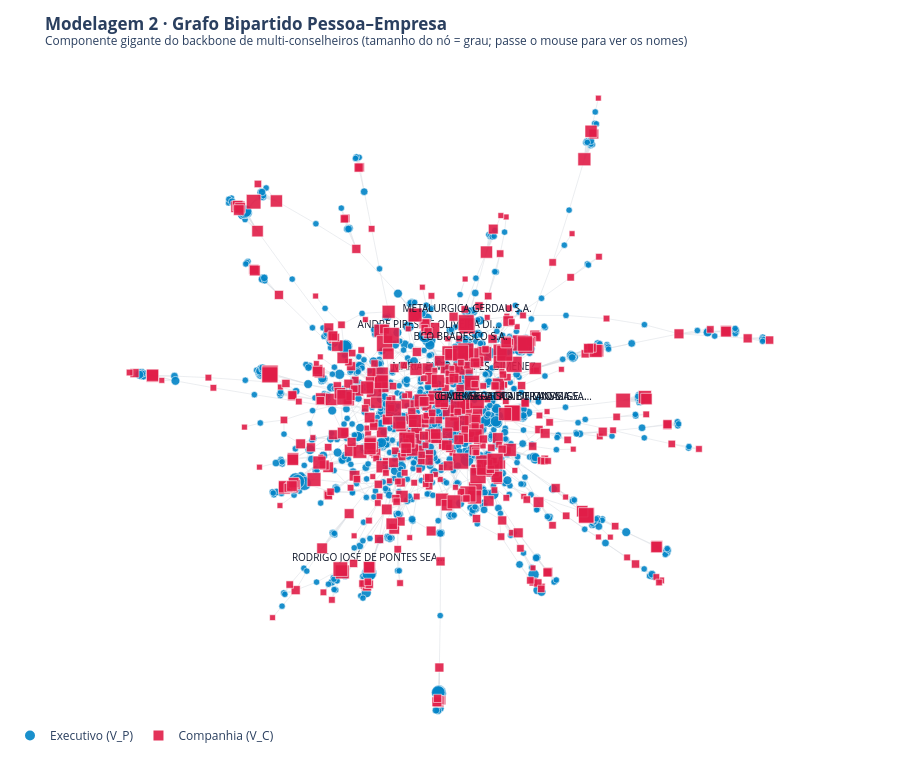

The cell this chart's notebook holds for it:
### Markdown cell above
## 4 · Análise da Rede: do Grafo Bipartido à Projeção de Newman

Com as 4 modelagens construídas, a análise segue um fio condutor curto, do dado mais próximo do bruto até a resposta à pergunta de pesquisa:

| Etapa | Rede | O que faz | Conteúdo do curso |
| :--- | :--- | :--- | :--- |
| **4.1 – 4.2** | Bipartida $B$ | Visualiza o backbone e mede conectividade, diâmetro e densidade | Visualização, componentes, caminhos mínimos |
| **4.3** | Projeção de Newman $G_N$ | Projeta Pessoa–Pessoa atenuando o artefato do clique e visualiza o resultado | Redes bipartidas e projeções |
| **4.4 – 4.7** | $G_N$ e $B$ | Ranqueia executivos, localiza pontes, valida por remoção e perfila o top 10 | Centralidade, caminhos mínimos, robustez |

> 💡 **Por que o backbone em 4.1?** Os 7.633 nós de $B$ formam um borrão ilegível; mais de 80% das pessoas atuam em uma única companhia e não conectam nada. O backbone (executivos com grau $\ge 2$ e suas companhias) preserva exatamente as peças que costuram o mercado.

### 4.1 · Visualização do Grafo Bipartido

### Code cell
# ==============================================================================
# 4.1 · VISUALIZAÇÃO DO GRAFO BIPARTIDO (BACKBONE DE MULTI-CONSELHEIROS)
# ==============================================================================
# Desenhar os 7.633 nós de B geraria um "borrão" ilegível. O backbone (executivos com
# grau >= 2 e suas empresas) preserva exatamente as peças que costuram o mercado.

# --- Funções auxiliares de desenho de redes em Plotly (reutilizadas nas próximas células) ---
LAYOUT_REDE = dict(
    template="plotly_white", height=760, hovermode="closest",
    xaxis=dict(visible=False), yaxis=dict(visible=False, scaleanchor="x"),
    legend=dict(orientation="h", yanchor="bottom", y=0.0, xanchor="left", x=0.0, itemsizing="constant"),
    margin=dict(l=10, r=10, t=60, b=10),
)

def trace_arestas(G, pos, cor="#64748b", largura=0.5, opacidade=0.25, arestas=None):
    """Todas as arestas em um único traço (segmentos separados por None)."""
    xs, ys = [], []
    for u, v in (G.edges() if arestas is None else arestas):
        xs += [pos[u][0], pos[v][0], None]
        ys += [pos[u][1], pos[v][1], None]
    return go.Scatter(x=xs, y=ys, mode="lines", line=dict(width=largura, color=cor), opacity=opacidade,
                      hoverinfo="skip", showlegend=False)

def trace_nos(G, pos, nos, nome, cor, simbolo, tamanhos, rotulos=None, extra_hover=None, borda="white"):
    """Nós de uma partição, com hover (nome e grau) e rótulos opcionais apenas para nós selecionados."""
    extra_hover = extra_hover or {}
    return go.Scatter(
        x=[pos[n][0] for n in nos], y=[pos[n][1] for n in nos],
        mode="markers+text" if rotulos else "markers",
        text=[rotulos.get(n, "") for n in nos] if rotulos else None,
        textposition="top center", textfont=dict(size=10, color="#0f172a"),
        marker=dict(size=tamanhos, color=cor, symbol=simbolo, opacity=0.9, line=dict(width=0.6, color=borda)),
        hovertext=[f"<b>{n}</b><br>{nome}<br>Grau: {G.degree(n)}{extra_hover.get(n, '')}" for n in nos],
        hoverinfo="text", name=nome,
    )

# --- Backbone do bipartido ---
componente_bb = max(nx.connected_components(B_backbone), key=len)
B_viz = B_backbone.subgraph(componente_bb)

pessoas_viz = [n for n in B_viz if B_viz.nodes[n]["tipo"] == "Pessoa"]
empresas_viz = [n for n in B_viz if B_viz.nodes[n]["tipo"] == "Empresa"]

pos = nx.spring_layout(B_viz, k=0.3, iterations=150, seed=42)

# Rótulos fixos apenas para os maiores nós de cada partição (os demais aparecem no hover)
top_emp_viz = sorted(empresas_viz, key=B_viz.degree, reverse=True)[:5]
top_pes_viz = sorted(pessoas_viz, key=B_viz.degree, reverse=True)[:3]
rotulos = {n: (n[:26] + "…" if len(n) > 26 else n) for n in top_emp_viz + top_pes_viz}

fig = go.Figure([
    trace_arestas(B_viz, pos),
    trace_nos(B_viz, pos, pessoas_viz, "Executivo (V_P)", "#0284c7", "circle",
              [min(4 + 1.2 * B_viz.degree(n), 14) for n in pessoas_viz], rotulos),
    trace_nos(B_viz, pos, empresas_viz, "Companhia (V_C)", "#e11d48", "square",
              [min(5 + 0.8 * B_viz.degree(n), 16) for n in empresas_viz], rotulos),
])
fig.update_layout(
    title=dict(text="<b>Modelagem 2 · Grafo Bipartido Pessoa–Empresa</b><br><sup>Componente gigante do backbone de multi-conselheiros (tamanho do nó = grau; passe o mouse para ver os nomes)</sup>"),
    **LAYOUT_REDE,
)
fig.show()

print(f"📌 Backbone desenhado: {len(pessoas_viz):,} executivos e {len(empresas_viz):,} companhias "
      f"({B_viz.number_of_edges():,} vínculos). Tamanho do nó = grau no backbone.")

### Figure 1 — Plotly figure (JSON) as saved in the notebook; plotly's stock layout.template omitted (floating-point values rounded to 4 significant figures; data arrays with more than 128 entries replaced by an {"elided": "..."} marker saying what was removed)
{"data": [{"hoverinfo": "skip", "line": {"color": "#64748b", "width": 0.5}, "mode": "lines", "opacity": 0.25, "showlegend": false, "type": "scatter", "x": {"elided": "8871 float values"}, "y": {"elided": "8871 float values"}}, {"hoverinfo": "text", "hovertext": {"elided": "1069 str values"}, "marker": {"color": "#0284c7", "line": {"color": "white", "width": 0.6}, "opacity": 0.9, "size": {"elided": "1069 float values"}, "symbol": "circle"}, "mode": "markers+text", "name": "Executivo (V_P)", "text": {"elided": "1069 str values"}, "textfont": {"color": "#0f172a", "size": 10}, "textposition": "top center", "type": "scatter", "x": {"elided": "1069 float values"}, "y": {"elided": "1069 float values"}}, {"hoverinfo": "text", "hovertext": {"elided": "512 str values"}, "marker": {"color": "#e11d48", "line": {"color": "white", "width": 0.6}, "opacity": 0.9, "size": {"elided": "512 float values"}, "symbol": "square"}, "mode": "markers+text", "name": "Companhia (V_C)", "text": {"elided": "512 str values"}, "textfont": {"color": "#0f172a", "size": 10}, "textposition": "top center", "type": "scatter", "x": {"elided": "512 float values"}, "y": {"elided": "512 float values"}}], "layout": {"height": 760, "hovermode": "closest", "legend": {"itemsizing": "constant", "orientation": "h", "x": 0, "xanchor": "left", "y": 0, "yanchor": "bottom"}, "margin": {"b": 10, "l": 10, "r": 10, "t": 60}, "title": {"text": "<b>Modelagem 2 · Grafo Bipartido Pessoa–Empresa</b><br><sup>Componente gigante do backbone de multi-conselheiros (tamanho do nó = grau; passe o mouse para ver os nomes)</sup>"}, "xaxis": {"visible": false}, "yaxis": {"scaleanchor": "x", "visible": false}}}
